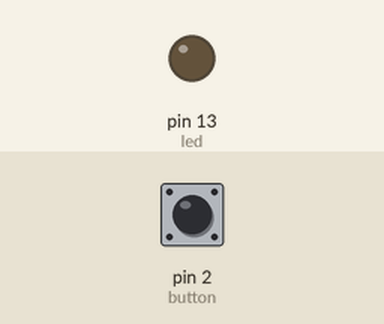
This sketch was run on a simulated Arduino Uno, built with avr-gcc and run on an emulated ATmega328P. Parts: output pins drawn as LEDs (lit = HIGH). Dashed ring = blinking. Inputs (shaded band) come from the test bench; at power-on: pin 2 (button) LOW.

Above: at 1.2 s.
1.3 s: pin 2 (button) pulled HIGH for 1 s
At 3.1 s:
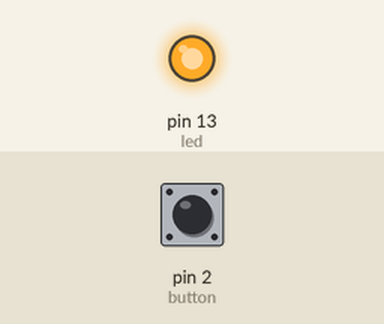
3.8 s: pin 2 (button) pulled HIGH for 0.15 s
At 4.4 s:
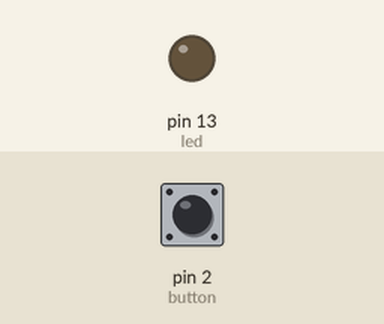
5.5 s: pin 2 (button) pulled HIGH for 3.2 s
At 5.8 s:
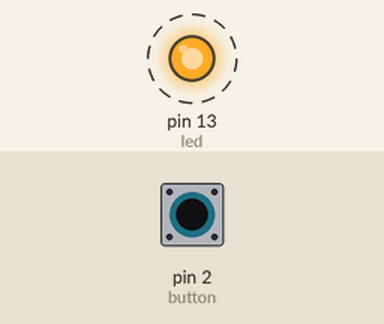
Timing chart, 0 to 10.2 s (numbered marks = the images above; inputs shaded):
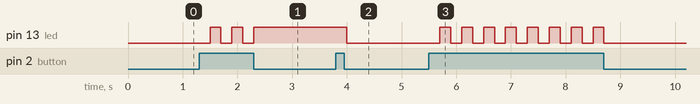

The sketch:

sketch_jan31c.ino
```cpp
int stato = LOW;
int led = 13;
int button = 2;


void setup() {
  pinMode(led, OUTPUT);
  pinMode(button, INPUT);
}

void loop() {

  if (digitalRead(button) == HIGH)
  {
    stato = !stato;
  	delay(200);
  }

  digitalWrite(led, stato);
}
```

Measured:
- after the input at 1.3 s, pin 13 (led): alternates HIGH for 0.20 s and LOW for 0.20 s, 5 changes in all, then stays HIGH, starting after 0.20 s
- after the input at 3.8 s, pin 13 (led): HIGH → LOW after 0.20 s
- after the input at 5.5 s, pin 13 (led): alternates HIGH for 0.20 s and LOW for 0.20 s, 16 changes in all, then stays LOW, starting after 0.20 s
